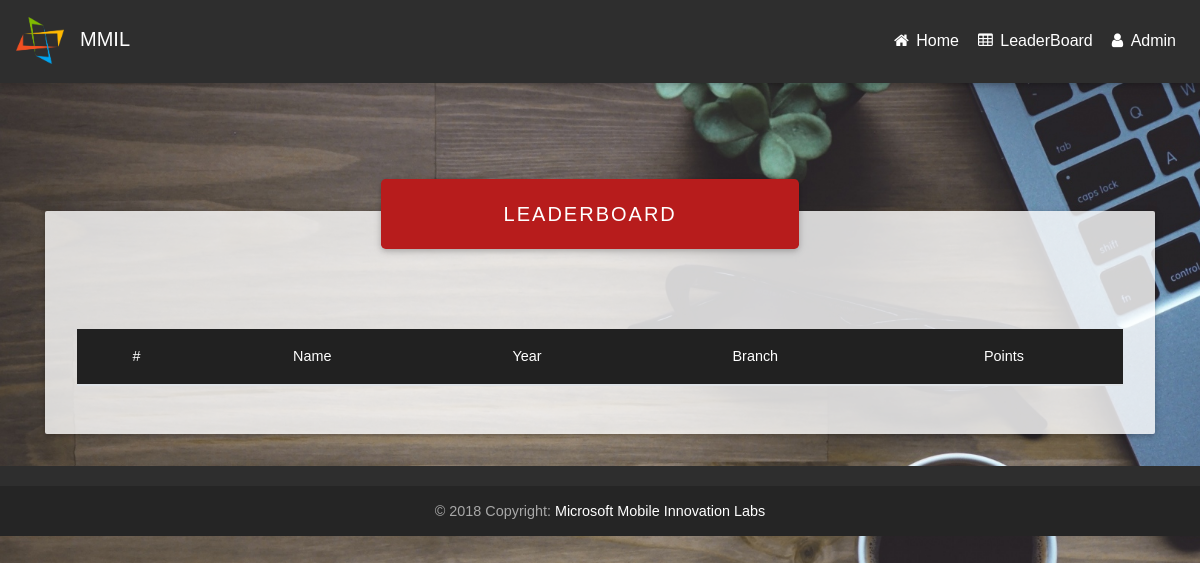
The page /leaderboard/ on the database as committed earlier.
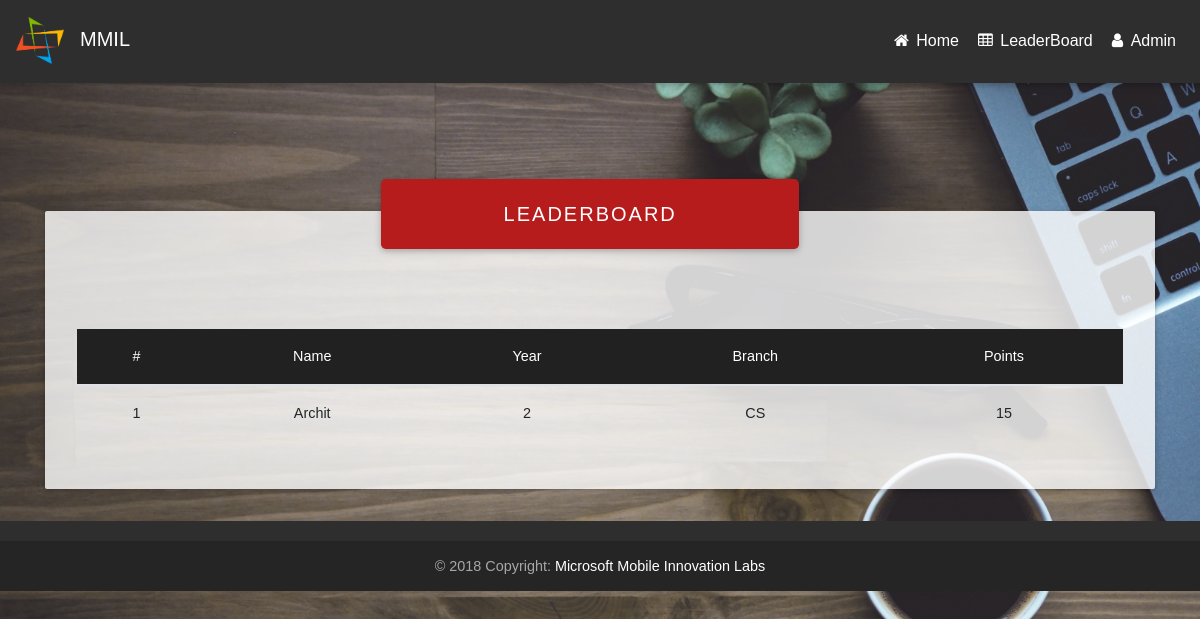
The same page on the database as committed later.
### leaderboard/models.py (models this page shows, shortened)
class leaderboard(models.Model):
	user=models.ForeignKey(User,on_delete=models.CASCADE)
	correct_qus=models.IntegerField()
	wrong_qus=models.IntegerField()
	points=models.IntegerField()
	message=models.CharField(max_length=255)
	attempted_qus=models.IntegerField()

### userprofile/models.py (models this page shows, shortened)
class profile(models.Model):
	user=models.ForeignKey(User,on_delete=models.CASCADE)
	name=models.CharField(max_length=255)
	college=models.CharField(max_length=255)
	year=models.IntegerField()
	branch=models.CharField(max_length=255)
	start_time=models.IntegerField(default=0)
	rem_time=models.IntegerField(default=1800)

### mcq_v2/views.py (the view)
# urls.py: path('leaderboard/',leaderboard),
def leaderboard(request):
	object_1=lb.objects.all().order_by('-points')
	context={
		"object":object_1
	}
	return render(request,'test/leaderboard.html',context)

### templates/test/leaderboard.html (shortened to what this page needs)
{% load static %}
<!DOCTYPE html>
<html lang="en">
<head>
    <link rel="stylesheet" href="https://maxcdn.bootstrapcdn.com/font-awesome/4.7.0/css/font-awesome.min.css">
    <link href="{% static 'assets/css/bootstrap.min.css' %}" rel="stylesheet">
    <link href="{% static 'assets/css/mdb.min.css' %}" rel="stylesheet">
    <link href="{% static 'assets/css/animate.css' %}" rel="stylesheet">
    <link href="{% static 'assets/css/Table.css' %}" rel="stylesheet">
</head>
<body class="fixed-sn animated fadeIn">
    <header>
        <nav class="navbar navbar-expand-lg navbar-dark elegant-color">
            <a href="http://jssmmil.in/" class="navbar-brand" title="MMIL Website"><img src="{% static 'assets/img/logo.png' %}">
                <p id="head">MMIL</p>
            </a>
            <ul class="nav navbar-nav nav-flex-icons ml-auto">
                 <li class="nav-item">
                    <a href="/" class="nav-link">
                        <i class="fa fa-home"></i>
                        <span class="clearfix d-none d-sm-inline-block">Home</span>
                    </a>
                </li>
                <li class="nav-item">
                    <a href="/leaderboard" class="nav-link">
                        <i class="fa fa-table"></i>
                        <span class="clearfix d-none d-sm-inline-block">LeaderBoard</span>
                    </a>
                </li>
                 <li class="nav-item">
                    <a href="/admin" class="nav-link">
                        <i class="fa fa-user"></i>
                        <span class="clearfix d-none d-sm-inline-block">Admin</span>
                    </a>
                </li>
            </ul>
    </header>
    <main class="container">
            <div class="jumbotron">
               <div class="card text-center z-depth-2">
                  <div class="card-body">
                    <p class="white-text mb-0">LeaderBoard</p>
                  </div>
               </div>
               <table class="table table-hover">
                 <thead class="mdb-color grey darken-4">
                   <tr class="text-white">
                      <th>#</th>
                      <th>Name</th>
                      <th>Year</th>
                      <th>Branch</th>
                      <th>Points</th>
                   </tr>
                 </thead>
                 <tbody>
                  {% for obj in object %}
                    <tr>
                      <th scope="row">{{forloop.counter}}</th>
                      <td>{{obj.user.profile_set.all.first.name}}</td>
                      <td>{{obj.user.profile_set.all.first.year}}</td>
                      <td>{{obj.user.profile_set.all.first.branch}}</td>
                      <td>{{obj.points}}</td>
                    </tr>
                  {% endfor %}
                 </tbody>
               </table>
           </div>
    </main>
    <footer class="page-footer elegant-color center-on-small-only">
        <div class="footer-copyright">
            <div class="container-fluid">
                © 2018 Copyright:
                <a href="http://jssmmil.in/"> Microsoft Mobile Innovation Labs</a>
            </div>
        </div>
    </footer>
</body>
</html>

Rows that differ between the two databases and show on the page:
added leaderboard: user.profile_set.all.first.name "Archit", user.profile_set.all.first.year "2", user.profile_set.all.first.branch "CS", points "15"
